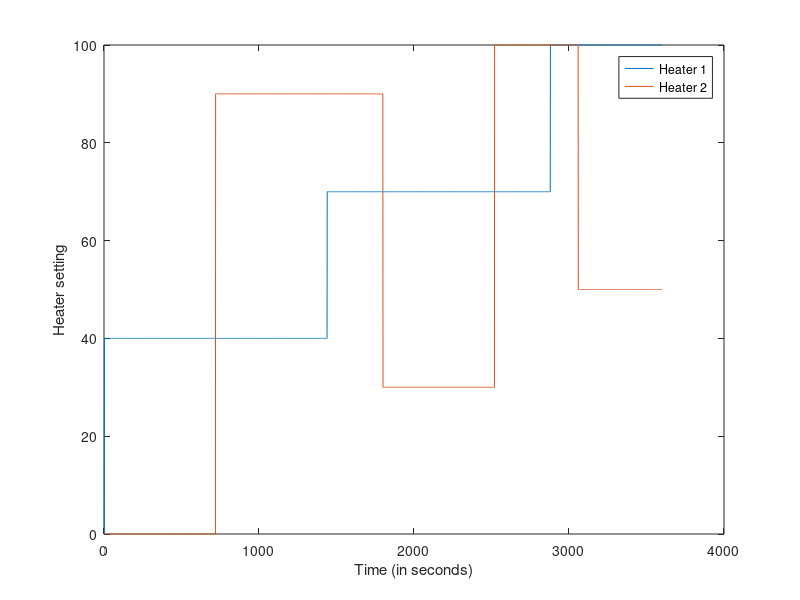

The MATLAB script that drew this image:
%% helper script for setting and visualizing heater inputs
clear all; close all; clc

time = 60;              % simulation time in min
loops = time*60;        % simulation time in seconds
time = 1:1:loops;
Q1 = zeros(loops,1);    
Q2 = zeros(loops,1);   

% set heating values for heater 1
% column 1 and 2: interval begin and end as fraction of total time
% column 3: heater setting for the corresponding interval
set_h1 =    [.001    .4      40;
             .4     .8      70;
             .8     1       100];

% adjust level for heater 1
for ii = 1:size(set_h1,1)
    Q1(floor(set_h1(ii,1)*loops):ceil(set_h1(ii,2)*loops),1) = set_h1(ii,3);
end
    
% set heating values for heater 2
% column 1 and 2: interval begin and end as fraction of total time
% column 3: heater setting for the corresponding interval
set_h2 =    [.001    .2      0;
             .2     .5      90;
             .5     .7      30;
             .7     .85     100;
             .85     1      50];

% adjust level for heater 2
for ii = 1:size(set_h2,1)
    Q2(floor(set_h2(ii,1)*loops):ceil(set_h2(ii,2)*loops),1) = set_h2(ii,3);
end

Q = [Q1 Q2];

% plot heater input
plot(time,Q)
ylabel('Heater setting');
xlabel('Time (in seconds)');
legend('Heater 1','Heater 2')

save('semirandom_heater_input','Q');